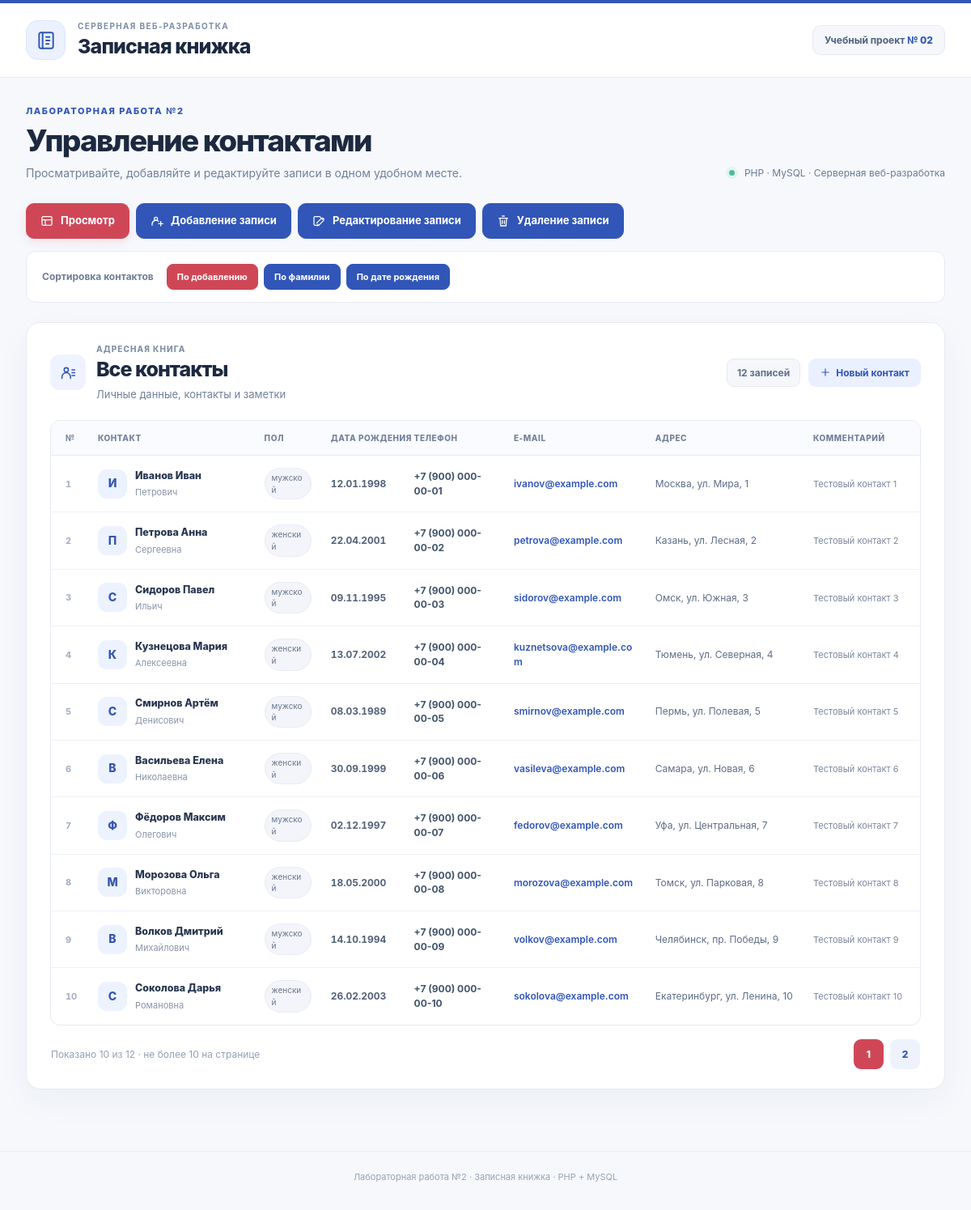
The page / on the database its author committed.
### tables this page shows
CREATE TABLE IF NOT EXISTS contacts (
  id INT UNSIGNED AUTO_INCREMENT PRIMARY KEY,
  surname VARCHAR(100) NOT NULL,
  name VARCHAR(100) NOT NULL,
  lastname VARCHAR(100) NOT NULL DEFAULT '',
  gender ENUM('мужской','женский') NOT NULL,
  birth_date DATE NOT NULL,
  phone VARCHAR(40) NOT NULL,
  location VARCHAR(255) NOT NULL,
  email VARCHAR(254) NOT NULL,
  comment TEXT NULL,
  created_at TIMESTAMP NOT NULL DEFAULT CURRENT_TIMESTAMP,
  INDEX idx_full_name (surname, name),
  INDEX idx_birth_date (birth_date)
);

### helpers.php (called while the page is built, shortened)
<?php
function e(?string $value): string
{
    return htmlspecialchars($value ?? '', ENT_QUOTES | ENT_SUBSTITUTE, 'UTF-8');
}
function currentAction(): string
{
    $action = $_GET['action'] ?? 'view';
    return is_string($action) && in_array($action, ['view', 'add', 'edit', 'delete'], true)
        ? $action
        : 'view';
}
function currentSort(): string
{
    $sort = $_GET['sort'] ?? 'added';
    return is_string($sort) && in_array($sort, ['added', 'surname', 'birth'], true)
        ? $sort
        : 'added';
}
function phoneDigits(?string $value): ?string
{
    $digits = preg_replace('/\D/', '', $value ?? '');
    return strlen($digits) === 11 && $digits[0] === '7' ? $digits : null;
}
function formatPhone(?string $value): string
{
    $raw = trim($value ?? '');
    $digits = phoneDigits($raw);
    return '+7 (' . substr($digits, 1, 3) . ') '
        . substr($digits, 4, 3) . '-'
        . substr($digits, 7, 2) . '-'
        . substr($digits, 9, 2);
}

### viewer.php (the view, shortened to what this page needs)
<?php
function viewer(PDO $pdo, string $sort, int $page): string
{
    $orders = [
        'added' => 'id ASC',
        'surname' => 'surname ASC, name ASC, id ASC',
        'birth' => 'birth_date ASC, id ASC',
    ];
    $sort = array_key_exists($sort, $orders) ? $sort : 'added';
    $count = (int) $pdo->query('SELECT COUNT(*) FROM contacts')->fetchColumn();
    $pageCount = max(1, (int) ceil($count / 10));
    $page = max(1, min($page, $pageCount));
    $offset = ($page - 1) * 10;
    $sql = 'SELECT id, surname, name, lastname, gender, birth_date, phone, location, email, comment '
        . 'FROM contacts ORDER BY ' . $orders[$sort] . ' LIMIT :limit OFFSET :offset';
    $stmt = $pdo->prepare($sql);
    $stmt->bindValue(':limit', 10, PDO::PARAM_INT);
    $stmt->bindValue(':offset', $offset, PDO::PARAM_INT);
    $stmt->execute();
    $rows = $stmt->fetchAll();
    ?>
    <section class="panel contacts-panel">
        <div class="panel-heading">
            <div class="heading-group">
                <div class="heading-icon" aria-hidden="true"><svg xmlns="http://www.w3.org/2000/svg" viewBox="0 0 24 24" fill="none" stroke="currentColor" stroke-width="1.8" stroke-linecap="round" stroke-linejoin="round"><circle cx="9" cy="8" r="3"/><path d="M3 20v-2a6 6 0 0 1 12 0v2M17 8h4M17 12h4M17 16h4"/></svg></div>
                <div>
                    <p class="eyebrow">Адресная книга</p>
                    <h2>Все контакты</h2>
                    <p class="panel-subtitle">Личные данные, контакты и заметки</p>
                </div>
            </div>
            <div class="heading-actions">
                <div class="counter"><?= $count ?> <?= $count === 1 ? 'запись' : 'записей' ?></div>
                <a class="add-shortcut" href="index.php?action=add"><svg xmlns="http://www.w3.org/2000/svg" viewBox="0 0 24 24" fill="none" stroke="currentColor" stroke-width="2" stroke-linecap="round"><path d="M12 5v14M5 12h14"/></svg>Новый контакт</a>
            </div>
        </div>
        <?php if ($count === 0): ?>
            <p class="empty">Здесь пока пусто. Добавьте первый контакт через меню выше.</p>
        <?php else: ?>
            <div class="table-scroll">
                <table class="contacts-table">
                    <thead><tr>
                        <th>№</th><th>Контакт</th><th>Пол</th><th>Дата рождения</th>
                        <th>Телефон</th><th>E-mail</th><th>Адрес</th><th>Комментарий</th>
                    </tr></thead>
                    <tbody>
                    <?php foreach ($rows as $i => $row): ?>
                        <?php
                        $surname = (string) $row['surname'];
                        $firstLetter = '';
                        if (preg_match('/^./u', $surname, $m) === 1) {
                            $firstLetter = $m[0];
                        }
                        $birthDate = (string) $row['birth_date'];
                        $date = DateTimeImmutable::createFromFormat('!Y-m-d', $birthDate);
                        $dateDisplay = $date !== false ? $date->format('d.m.Y') : $birthDate;
                        ?>
                        <tr>
                            <td class="num" data-label="№"><?= $offset + $i + 1 ?></td>
                            <td data-label="Контакт">
                                <div class="contact-cell">
                                    <span class="contact-avatar" aria-hidden="true"><?= e($firstLetter) ?></span>
                                    <span>
                                        <span class="contact-primary"><?= e($row['surname'] . ' ' . $row['name']) ?></span>
                                        <span class="contact-secondary"><?= e($row['lastname']) ?></span>
                                    </span>
                                </div>
                            </td>
                            <td data-label="Пол"><span class="contact-gender"><?= e($row['gender']) ?></span></td>
                            <td data-label="Дата рождения"><span class="contact-date"><?= e($dateDisplay) ?></span></td>
                            <td data-label="Телефон"><span class="contact-phone"><?= e(formatPhone($row['phone'])) ?></span></td>
                            <td data-label="E-mail"><span class="contact-email"><?= e($row['email']) ?></span></td>
                            <td data-label="Адрес"><span class="contact-address"><?= e($row['location']) ?></span></td>
                            <td data-label="Комментарий"><span class="contact-comment"><?= nl2br(e($row['comment'])) ?></span></td>
                        </tr>
                    <?php endforeach; ?>
                    </tbody>
                </table>
            </div>
            <div class="table-footer">
                <p class="table-note">Показано <?= count($rows) ?> из <?= $count ?> · не более 10 на странице</p>
                <?php if ($pageCount > 1): ?>
                    <nav class="pagination" aria-label="Страницы записной книжки">
                        <?php for ($n = 1; $n <= $pageCount; ++$n): ?>
                            <a href="index.php?action=view&amp;sort=<?= e($sort) ?>&amp;page=<?= $n ?>"
                               class="page-link<?= $n === $page ? ' current' : '' ?>"
                               <?= $n === $page ? 'aria-current="page"' : '' ?>><?= $n ?></a>
                        <?php endfor; ?>
                    </nav>
                <?php endif; ?>
            </div>
        <?php endif; ?>
    </section>
    <?php
    return (string) ob_get_clean();
}

### index.php (shortened to what this page needs)
<?php
require_once __DIR__ . '/helpers.php';
require_once __DIR__ . '/menu.php';
require_once __DIR__ . '/viewer.php';
$action = currentAction();
$sort = currentSort();
$page = filter_input(INPUT_GET, 'page', FILTER_VALIDATE_INT);
$page = is_int($page) && $page > 0 ? $page : 1;
$error = '';
$content = '';
try {
    $pdo = db();
    $content = match ($action) {
        'add' => renderAdd($pdo),
        'edit' => renderEdit($pdo),
        'delete' => renderDelete($pdo),
        default => viewer($pdo, $sort, $page),
    };
} catch (Throwable $e) {
    error_log('Phonebook: ' . $e->getMessage());
    http_response_code(500);
    $error = 'Не удалось подключиться к базе данных или выполнить запрос. Проверьте MySQL, базу phonebook и настройки подключения.';
}
?>
<!DOCTYPE html>
<html lang="ru">
<head>
    <link rel="stylesheet" href="style.css">
</head>
<body>
    <header class="site-header">
        <div class="header-inner">
            <div class="brand">
                <div class="brand-mark" aria-hidden="true">
                    <svg xmlns="http://www.w3.org/2000/svg" width="24" height="24" viewBox="0 0 24 24" fill="none" stroke="currentColor" stroke-width="1.8" stroke-linecap="round" stroke-linejoin="round"><rect x="4" y="3" width="16" height="18" rx="2"/><path d="M8 3v18M12 8h4M12 12h4M12 16h3"/></svg>
                </div>
                <div>
                    <span class="brand-kicker">Серверная веб-разработка</span>
                    <h1>Записная книжка</h1>
                </div>
            </div>
            <div class="lab-chip">Учебный проект <b>№ 02</b></div>
        </div>
    </header>
    <main class="container">
        <div class="page-intro">
            <div>
                <p class="intro-kicker">Лабораторная работа №2</p>
                <h2>Управление контактами</h2>
                <p class="intro-text">Просматривайте, добавляйте и редактируйте записи в одном удобном месте.</p>
            </div>
            <div class="tech-stamp"><span class="tech-dot"></span>PHP  ·  MySQL  ·  Серверная веб-разработка</div>
        </div>
        <div class="navigation-shell">
            <?= menu() ?>
        </div>
        <?php if ($error !== ''): ?>
            <section class="panel"><h2>Ошибка подключения</h2><?= alertHtml($error, 'error') ?></section>
        <?php else: ?>
            <?= $content ?>
        <?php endif; ?>
    </main>
    <footer class="site-footer">Лабораторная работа №2 · Записная книжка · PHP + MySQL</footer>
</body>
</html>

### menu.php (shortened to what this page needs)
<?php
function menu(): string
{
    $activeAction = currentAction();
    $activeSort = currentSort();
    $items = [
        'view' => ['Просмотр', '<rect x="3" y="4" width="18" height="16" rx="2"/><path d="M3 10h18M9 10v10"/>'],
        'add' => ['Добавление записи', '<circle cx="10" cy="8" r="3"/><path d="M3 20v-2a7 7 0 0 1 12-5M19 13v8M15 17h8"/>'],
        'edit' => ['Редактирование записи', '<path d="M12 20H5a2 2 0 0 1-2-2V6a2 2 0 0 1 2-2h9"/><path d="m15 5 4 4M10 18l-1 3 3-1 9-9a3 3 0 0 0-4-4l-9 9"/>'],
        'delete' => ['Удаление записи', '<path d="M4 7h16M10 3h4M6 7l1 14h10l1-14M10 11v6M14 11v6"/>'],
    ];
    $html = '<nav class="main-menu" aria-label="Основное меню">';
    foreach ($items as $action => [$label, $icon]) {
        $class = 'menu-button' . ($activeAction === $action ? ' active' : '');
        $aria = $activeAction === $action ? ' aria-current="page"' : '';
        $svg = '<svg xmlns="http://www.w3.org/2000/svg" viewBox="0 0 24 24" fill="none" stroke="currentColor" stroke-width="1.8" stroke-linecap="round" stroke-linejoin="round" aria-hidden="true">' . $icon . '</svg>';
        $html .= '<a class="' . $class . '" href="index.php?action=' . $action . '"' . $aria . '>' . $svg . '<span>' . e($label) . '</span></a>';
    }
    $html .= '</nav>';
    if ($activeAction === 'view') {
        $html .= '<div class="sort-area"><span class="sort-label">Сортировка контактов</span>';
        $html .= '<nav class="submenu" aria-label="Сортировка записей">';
        foreach ([
            'added' => 'По добавлению',
            'surname' => 'По фамилии',
            'birth' => 'По дате рождения',
        ] as $sort => $label) {
            $class = 'sort-button' . ($activeSort === $sort ? ' active' : '');
            $aria = $activeSort === $sort ? ' aria-current="page"' : '';
            $html .= '<a class="' . $class . '" href="index.php?action=view&amp;sort=' . $sort . '"' . $aria . '>' . e($label) . '</a>';
        }
        $html .= '</nav></div>';
    }
    return $html;
}

### rows shown on the page
contacts: i "1", firstLetter "И", surname+name "Иванов Иван", lastname "Петрович", gender "мужской", birth_date "12.01.1998", phone "+7 (900) 000-00-01", email "ivanov@example.com", location "Москва, ул. Мира, 1", comment "Тестовый контакт 1"
contacts: i "2", firstLetter "П", surname+name "Петрова Анна", lastname "Сергеевна", gender "женский", birth_date "22.04.2001", phone "+7 (900) 000-00-02", email "petrova@example.com", location "Казань, ул. Лесная, 2", comment "Тестовый контакт 2"
contacts: i "3", firstLetter "С", surname+name "Сидоров Павел", lastname "Ильич", gender "мужской", birth_date "09.11.1995", phone "+7 (900) 000-00-03", email "sidorov@example.com", location "Омск, ул. Южная, 3", comment "Тестовый контакт 3"
contacts: i "4", firstLetter "К", surname+name "Кузнецова Мария", lastname "Алексеевна", gender "женский", birth_date "13.07.2002", phone "+7 (900) 000-00-04", email "kuznetsova@example.com", location "Тюмень, ул. Северная, 4", comment "Тестовый контакт 4"
contacts: i "5", firstLetter "С", surname+name "Смирнов Артём", lastname "Денисович", gender "мужской", birth_date "08.03.1989", phone "+7 (900) 000-00-05", email "smirnov@example.com", location "Пермь, ул. Полевая, 5", comment "Тестовый контакт 5"
contacts: i "6", firstLetter "В", surname+name "Васильева Елена", lastname "Николаевна", gender "женский", birth_date "30.09.1999", phone "+7 (900) 000-00-06", email "vasileva@example.com", location "Самара, ул. Новая, 6", comment "Тестовый контакт 6"
contacts: i "7", firstLetter "Ф", surname+name "Фёдоров Максим", lastname "Олегович", gender "мужской", birth_date "02.12.1997", phone "+7 (900) 000-00-07", email "fedorov@example.com", location "Уфа, ул. Центральная, 7", comment "Тестовый контакт 7"
contacts: i "8", firstLetter "М", surname+name "Морозова Ольга", lastname "Викторовна", gender "женский", birth_date "18.05.2000", phone "+7 (900) 000-00-08", email "morozova@example.com", location "Томск, ул. Парковая, 8", comment "Тестовый контакт 8"
contacts: i "9", firstLetter "В", surname+name "Волков Дмитрий", lastname "Михайлович", gender "мужской", birth_date "14.10.1994", phone "+7 (900) 000-00-09", email "volkov@example.com", location "Челябинск, пр. Победы, 9", comment "Тестовый контакт 9"
contacts: i "10", firstLetter "С", surname+name "Соколова Дарья", lastname "Романовна", gender "женский", birth_date "26.02.2003", phone "+7 (900) 000-00-10", email "sokolova@example.com", location "Екатеринбург, ул. Ленина, 10", comment "Тестовый контакт 10"

### other values the page prints
$label "Просмотр"
$label "Добавление записи"
$label "Редактирование записи"
$label "Удаление записи"
$label "По добавлению"
$label "По фамилии"
$label "По дате рождения"
$count "12"
count($rows) "10"
